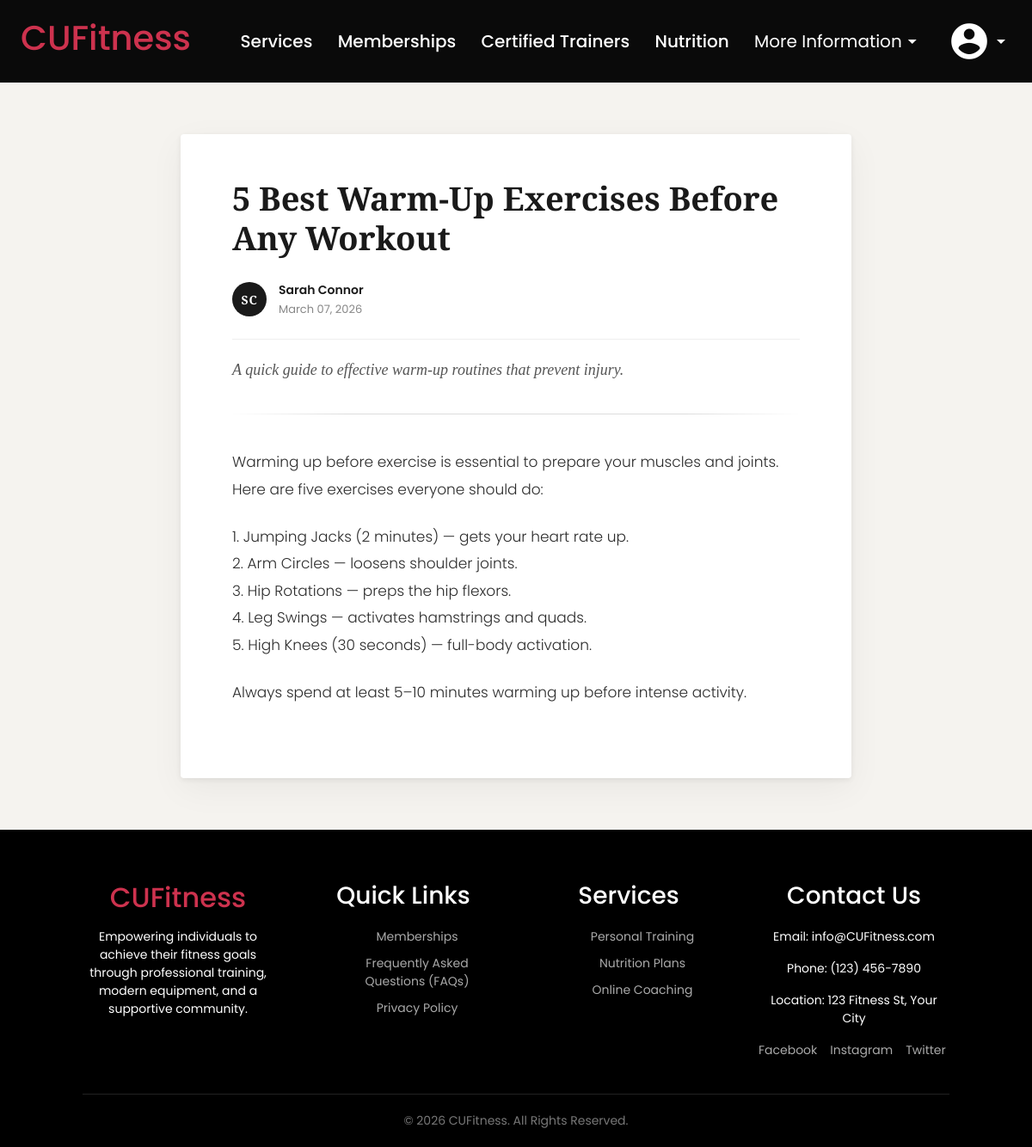
Screenshot of /staff/article/1/ with the database file from the repository.
### CUFitness/models.py (models this page shows, shortened)
class Article(models.Model):
    author = models.ForeignKey(CustomUser, related_name="articles", on_delete=models.CASCADE)# links each article to unique user
    title = models.CharField(max_length=75)
    locked = models.BooleanField(default=False)
    description = models.CharField(max_length = 250, help_text="Add description here")
    body = models.TextField(help_text="Add body here")
    created_at = models.DateTimeField(auto_now_add=True)
    updated_at = models.DateTimeField(auto_now=True)

class CustomUser(AbstractBaseUser, PermissionsMixin):
    ROLE_CHOICES = [
        ('MEMBER', 'Member'),
        ('COACH', 'Coach'),
        ('STAFF', 'Staff'),
        ('ADMIN', 'Admin'),
    ]
    role = models.CharField(
        max_length=20,
        choices=ROLE_CHOICES,
        default='MEMBER',
        verbose_name='user role'
    )
    MEMBERSHIP_CHOICES = [
        ("BASIC", "Basic"),
        ("STANDARD", "Standard"),
        ("PLATINUM", "Platinum"),
        ("PER_SESSION", "Per Session"),
    ]
    email = models.EmailField(_("email address"), unique=True)
    first_name = models.CharField(_("first name"), max_length=50, default='')
    last_name = models.CharField(_("last name"), max_length=50, default='')
    membership= models.CharField(_("membership"), max_length=50, choices=MEMBERSHIP_CHOICES,default='BASIC')
    REQUEST_STATUS_CHOICES = [
        ('NONE', 'No Request'),
        ('PENDING', 'Pending Approval'),
        ('APPROVED', 'Approved'),
        ('REJECTED', 'Rejected'),
    ]
    coach_request_status = models.CharField(
        max_length=20,
        choices=REQUEST_STATUS_CHOICES,
        default='NONE',
        verbose_name='Coach request status'
    )
    WORKOUT_VISIBILITY_CHOICES = [
        ('PUBLIC', 'Public'),
        ('COACH_ONLY', 'Coach Only'),
    ]
    workout_visibility = models.CharField(
        max_length=20,
        choices=WORKOUT_VISIBILITY_CHOICES,
        default='COACH_ONLY',
        verbose_name='Workout history privacy setting'
    )
    is_staff = models.BooleanField(default=False)
    is_active = models.BooleanField(default=True)
    date_joined = models.DateTimeField(default=timezone.now)
    USERNAME_FIELD = "email"
    REQUIRED_FIELDS = []
    objects = CustomUserManager()
    class Meta:
        permissions = [
            ("can_ban_users", "Can ban users"),
            ("can_view_coach_requests", "Can view coach requests"),
            ("can_accept_coach_requests", "Can accept coach requests"),
            ("can_change_user_role", "Can change user role"),
            ("can_view_user_reports", "Can view user reports"),
        ]

### CUFitness/views.py (the view)
# urls.py: path("staff/article/<int:id>/", views.article_details, name="article_details"),
def article_details(request, id):
    article = get_object_or_404(Article, id=id)
    if request.user.is_authenticated:
        base = 'CUFitness/staff_profile/staff_base.html' if request.user.role == 'STAFF' else 'CUFitness/base.html'
    else:
        base = 'CUFitness/base.html'
    if article.locked and not request.user.is_authenticated:
        return redirect('login')
    return render(request, 'CUFitness/staff_profile/article_details.html', {
        'article_obj': article,
        'base_template': base,
    })

### CUFitness/templates/CUFitness/staff_profile/article_details.html (shortened to what this page needs)
{% extends base_template %}
{% load static %}
{% block extra_styles %}
<link rel="stylesheet" href="{% static 'article_details.css' %}">
{% endblock %}
{% block content %}
<div class="article-page">
    <div class="blog-container">
        <div class="blog-header">
        <div class="title-row">
            <h1 class="blog-title">{{ article_obj.title }}</h1>
        </div>
            <div class="blog-meta">
                <div class="meta-avatar">{{ article_obj.author.first_name|first }}{{ article_obj.author.last_name|first }}</div>
                <div class="meta-info">
                    <span class="meta-author">{{ article_obj.author.first_name }} {{ article_obj.author.last_name }}</span>
                    <span class="meta-date">{{ article_obj.created_at|date:"F d, Y" }}</span>
                </div>
            </div>
            <p class="blog-description">{{ article_obj.description }}</p>
        </div>
        <div class="blog-divider"></div>
        <div class="blog-content">
            {{ article_obj.body|linebreaks }}
        </div>
    </div>
</div>
{% endblock %}

### CUFitness/static/base.css (style rules this page uses)
* { margin: 0; padding: 0; box-sizing: border-box; font-family: 'Poppins', sans-serif; }
body { background-color: #111; color: #fff; }

### CUFitness/static/article_details.css (style rules this page uses)
.article-page { min-height: 100vh; background: #f5f3ef; padding: 60px 20px; }
.blog-container { max-width: 780px; margin: 0 auto; background: #ffffff; border-radius: 4px; box-shadow: 0 2px 6px rgba(0,0,0,0.07), 0 12px 40px rgba(0,0,0,0.05); overflow: hidden; }
.blog-header { padding: 52px 60px 36px; border-bottom: none; }
.title-row { display: flex; align-items: flex-start; justify-content: space-between; gap: 20px; margin-bottom: 28px; }
.blog-title { font-family: 'Playfair Display', Georgia, serif; font-size: 38px; font-weight: 700; line-height: 1.2; color: #1a1a1a; margin: 0; flex: 1; }
.blog-meta { display: flex; align-items: center; gap: 14px; margin-bottom: 24px; }
.meta-avatar { width: 40px; height: 40px; border-radius: 50%; background: #1a1a1a; color: #fff; font-family: 'Playfair Display', serif; font-size: 14px; font-weight: 600; display: flex; align-items: center; justify-content: center; flex-shrink: 0; letter-spacing: 0.05em; }
.meta-info { display: flex; flex-direction: column; gap: 2px; }
.meta-author { font-size: 14px; font-weight: 600; color: #1a1a1a; }
.meta-date { font-size: 13px; color: #888; }
.blog-description { font-family: 'Source Serif 4', Georgia, serif; font-size: 18px; font-weight: 300; font-style: italic; color: #555; line-height: 1.7; margin: 0; padding: 20px 0 0; border-top: 1px solid #eee; }
.blog-divider { height: 1px; background: linear-gradient(to right, transparent, #ddd 20%, #ddd 80%, transparent); margin: 0 60px; }
.blog-content { padding: 40px 60px 60px; font-family: 'Source Serif 4', Georgia, serif; font-size: 17px; font-weight: 300; line-height: 1.85; color: #2c2c2c; }
.blog-content p { margin: 0 0 1.4em; }

### CUFitness/templates/CUFitness/base.html (style rules this page uses)
:root { --color-primary: rgba(145, 35, 56, 1); --color-accent: rgba(200, 180, 105, 1); --color-primary-hover: rgba(157, 37, 60, 1); --color-accent-hover: rgba(190, 170, 105, 1); }

### rows the page displays
Article: title "5 Best Warm-Up Exercises Before Any Workout", author.first_name|first "S", author.last_name|first "C", author.first_name "Sarah", author.last_name "Connor", created_at "March 07, 2026", description "A quick guide to effective warm-up routines that prevent injury.", body "Warming up before exercise is essential to prepare your muscles and joints. Here are five exercises everyone should do: 1. Jumping Jacks (2 minutes) — gets your heart rate up. 2. Arm Circles — loosens shoulder joints. 3. Hip Rotations — preps the hip flexors. 4. Leg Swings — activates hamstrings and quads. 5. High Knees (30 seconds) — full-body activation. Always spend at least 5–10 minutes warming up before intense activity."
